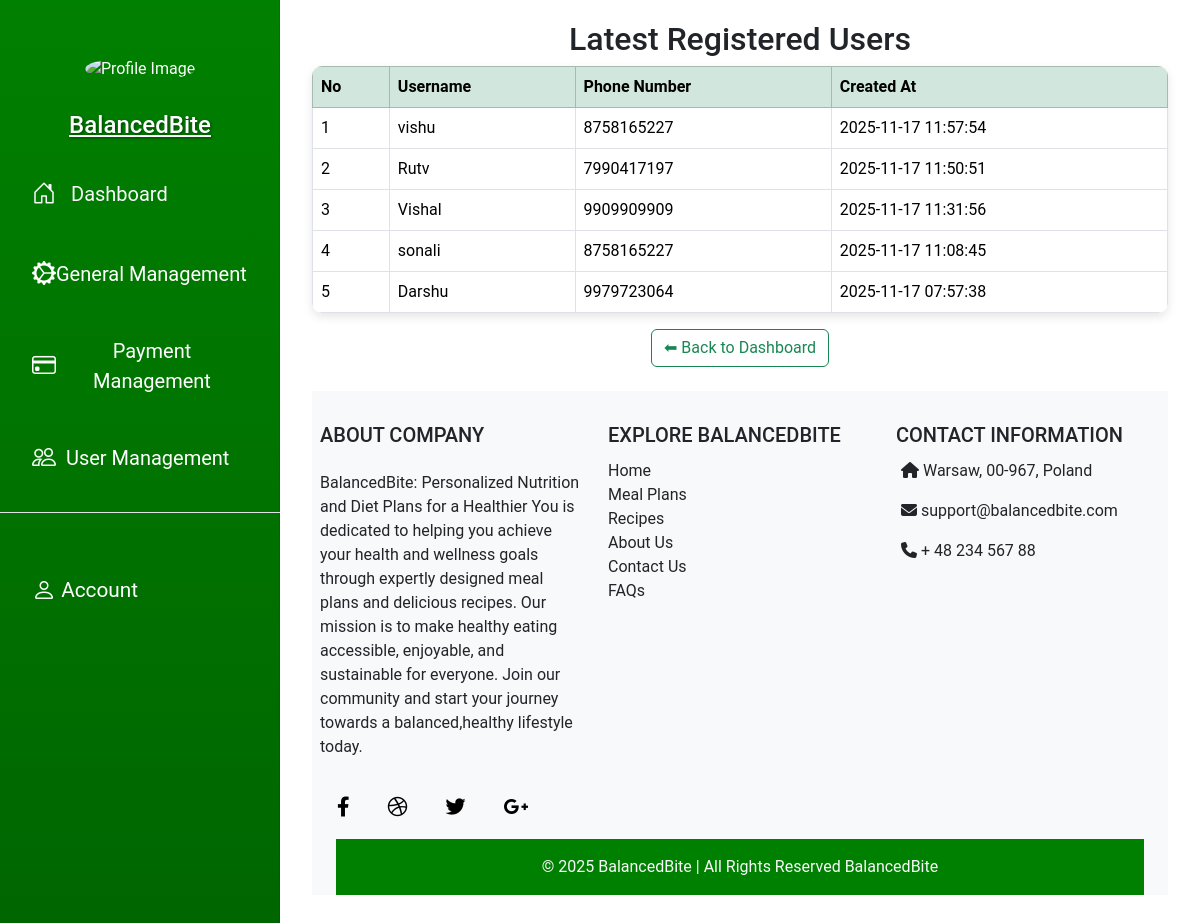
The page /admin_latest_users.php (signed in) on the database its author committed.
### tables this page shows
CREATE TABLE `users` (
  `id` int(11) NOT NULL,
  `username` varchar(11) NOT NULL,
  `email` varchar(50) NOT NULL,
  `password` varchar(255) NOT NULL,
  `role` varchar(20) NOT NULL,
  `phno` varchar(10) DEFAULT NULL,
  `profile_image` varchar(70) NOT NULL,
  `created_at` timestamp NOT NULL DEFAULT current_timestamp() ON UPDATE current_timestamp(),
  `is_premium` tinyint(1) NOT NULL DEFAULT 0
);

### admin_latest_users.php (the view, shortened to what this page needs)
<?php
require('db/dbconnect.php');
$query = "SELECT id, username, phno, created_at FROM users ORDER BY created_at DESC LIMIT 5";
$result = mysqli_query($conn, $query);
?>
<!DOCTYPE html>
<html lang="en">
<head>
 <link rel="stylesheet" href="https://cdnjs.cloudflare.com/ajax/libs/font-awesome/6.0.0/css/all.min.css">
</head>
<body>
  <?php require('component/Adminnav.php'); ?>
  <div class="main-content">
    <div class="container">
    <h2 class="text-center">Latest Registered Users</h2>
    <table class="table table-bordered table-hover">
      <thead class="table-success">
        <tr>
          <th>No</th>
          <th>Username</th>
          <th>Phone Number</th>
          <th>Created At</th>
        </tr>
      </thead>
      <tbody>
        <?php
        if ($result && mysqli_num_rows($result) > 0) {
            $no = 1;
            while ($row = mysqli_fetch_assoc($result)) {
                echo "<tr>
                        <td>{$no}</td>
                        <td>".htmlspecialchars($row['username'])."</td>
                        <td>".htmlspecialchars($row['phno'])."</td>
                        <td>".htmlspecialchars($row['created_at'])."</td>
                      </tr>";
                $no++;
            }
        } else {
            echo "<tr><td colspan='4' class='text-center'>No latest users found</td></tr>";
        }
        ?>
      </tbody>
    </table>
    <div class="text-center mt-3">
      <a href="admin.php" class="btn btn-outline-success">⬅ Back to Dashboard</a>
    </div>
  </div>
  <?php require('component/Footer.php'); ?>
</body>
</html>

### admin_latest_users.php (style rules this page uses)
body { font-family: 'Poppins', sans-serif; background-color: #f4f4f4; margin: 0; padding: 0; }
.main-content { margin-left: 280px; padding: 20px; width: calc(100% - 280px); flex: 1; transition: 0.3s; }
table { width: 100%; border-collapse: collapse; background: white; border-radius: 10px; overflow: hidden; box-shadow: 0 4px 10px rgba(0, 0, 0, 0.1); animation: fadeIn 0.5s ease-in-out; }
th, td { padding: 15px; border-bottom: 1px solid #ddd; text-align: left; transition: background 0.3s ease; }
th { background: #28a745; color: white; }

### component/Adminnav.php (style rules this page uses)
body { display: flex; flex-wrap: wrap; height: 100vh; overflow-x: hidden; font-family: 'Roboto', sans-serif; }

### rows shown on the page
users: username "vishu", phno "8758165227", created_at "2025-11-17 11:57:54"
users: username "Rutv", phno "7990417197", created_at "2025-11-17 11:50:51"
users: username "Vishal", phno "9909909909", created_at "2025-11-17 11:31:56"
users: username "sonali", phno "8758165227", created_at "2025-11-17 11:08:45"
users: username "Darshu", phno "9979723064", created_at "2025-11-17 07:57:38"
